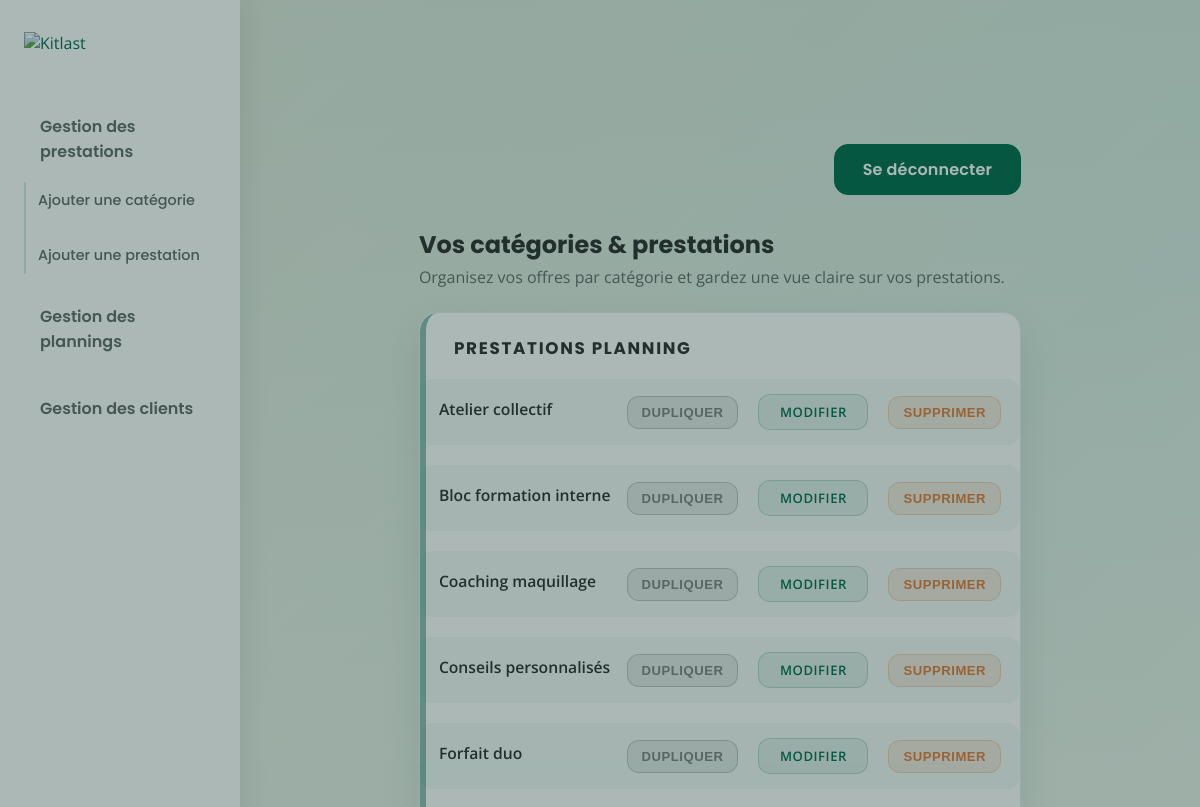
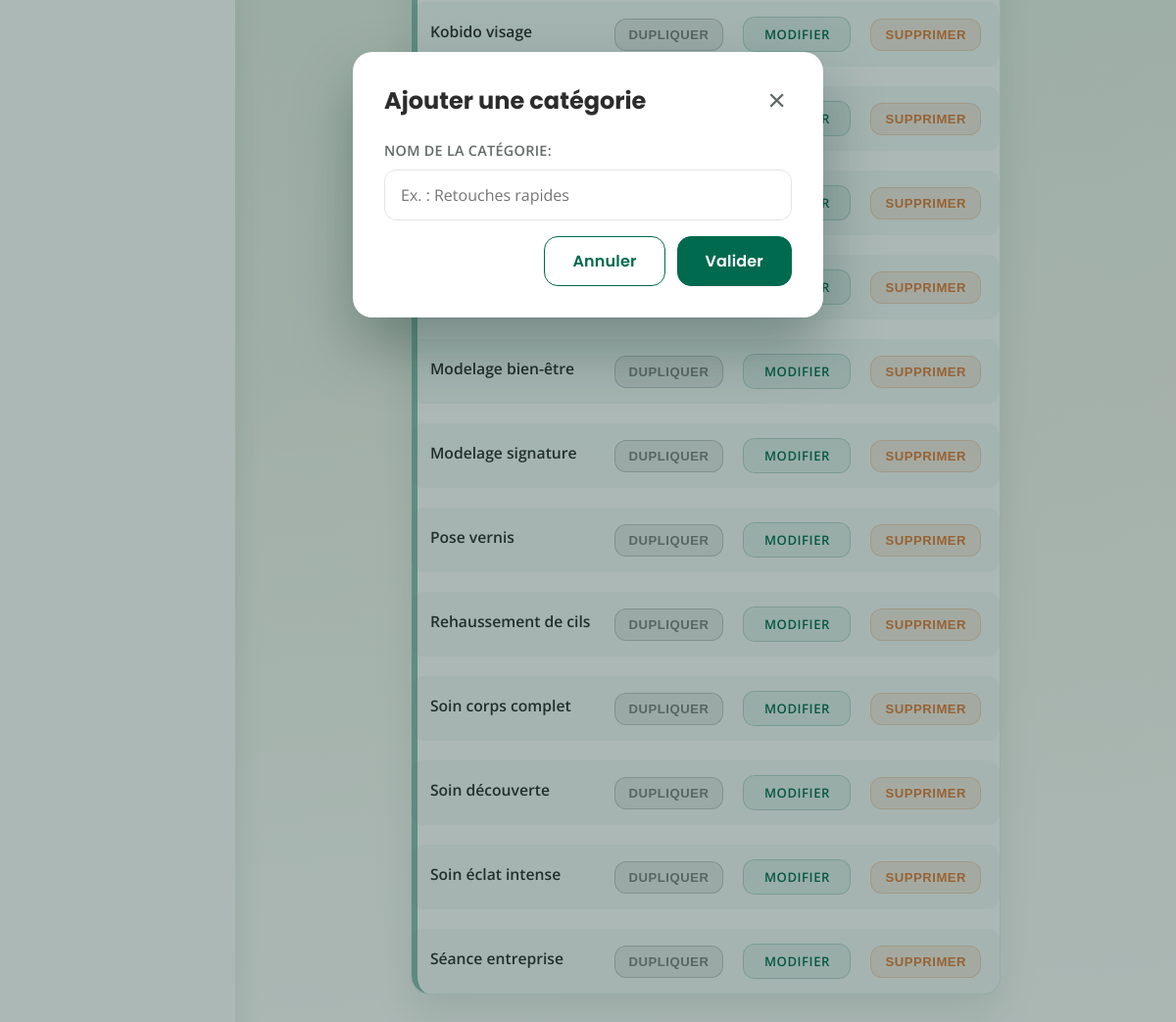
Page /?section=services&show=category-form (signed in) on the committed database (2 pictures, top to bottom).
### accounts/models.py (models this page shows, shortened)
class Category(models.Model):
    name = models.CharField(max_length=100, unique=True)
    created_at = models.DateTimeField(auto_now_add=True)
    class Meta:
        ordering = ["name"]
    def __str__(self) -> str:
        return str(self.name)

class Service(models.Model):
    category = models.ForeignKey(
        Category, on_delete=models.CASCADE, related_name="services"
    )
    name = models.CharField(max_length=100)
    description = models.TextField(blank=True)
    price = models.DecimalField(max_digits=8, decimal_places=2, null=True, blank=True)
    duration_minutes = models.PositiveIntegerField(null=True, blank=True)
    created_at = models.DateTimeField(auto_now_add=True)
    created_by = models.ForeignKey(
        settings.AUTH_USER_MODEL,
        on_delete=models.CASCADE,
        related_name="services_created",
    )
    class Meta:
        ordering = ["name"]

### accounts/views.py (the view)
# urls.py: path("", views.dashboard, name="dashboard"),
@login_required
def dashboard(request):
    state = _initialize_dashboard_state(request)
    if request.method == "POST":
        response = _dispatch_dashboard_action(request, state)
        if response:
            return response
    context = _build_dashboard_context(request, state)
    return render(request, "accounts/dashboard.html", context)

### accounts/forms.py (shortened to what this page needs)
class CategoryForm(forms.ModelForm):
    class Meta:
        model = Category
        fields = ["name"]
        labels = {"name": "Nom de la catégorie"}
        widgets = {
            "name": forms.TextInput(
                attrs={
                    "placeholder": "Ex. : Retouches rapides",
                    "maxlength": 100,
                    "class": "kitlast-input",
                }
            )
        }

class ServiceForm(forms.ModelForm):
    class Meta:
        model = Service
        fields = ["name", "category", "price", "duration_minutes"]
        labels = {
            "name": "Nom de la prestation",
            "category": "Catégorie",
            "price": "Tarif (€)",
            "duration_minutes": "Durée (minutes)",
        }
        widgets = {
            "name": forms.TextInput(
                attrs={
                    "placeholder": "Ex. : Pose de bouton",
                    "maxlength": 100,
                    "class": "kitlast-input",
                }
            ),
            "category": forms.Select(attrs={"class": "kitlast-input"}),
            "price": forms.NumberInput(
                attrs={
                    "placeholder": "Ex. : 45",
                    "min": "0",
                    "step": "0.5",
                    "class": "kitlast-input",
                }
            ),
            "duration_minutes": forms.NumberInput(
                attrs={
                    "placeholder": "Ex. : 60",
                    "min": "0",
                    "step": "15",
                    "class": "kitlast-input",
                }
            ),
        }

### accounts/planning.py (called while the page is built)
def _to_minutes(value: str | datetime) -> int:
    if isinstance(value, datetime):
        return value.hour * 60 + value.minute
    hour, minute = map(int, value.split(":"))
    return hour * 60 + minute

def _compute_block(
    start_time: str | datetime, end_time: str | datetime
) -> dict[str, float]:
    start_minutes = _to_minutes(start_time)
    end_minutes = _to_minutes(end_time)
    top = max(start_minutes - 8 * 60, 0)
    duration = max(end_minutes - start_minutes, 30)
    return {
        "top_pct": (top / TOTAL_PLANNER_SPAN_MINUTES) * 100,
        "height_pct": (duration / TOTAL_PLANNER_SPAN_MINUTES) * 100,
    }

def _format_time_range(start_time: datetime, end_time: datetime) -> str:
    return f"{start_time.strftime('%H:%M')} – {end_time.strftime('%H:%M')}"

### templates/accounts/dashboard.html (shortened to what this page needs)
{% extends "base.html" %}
{% load static %}
{% block head %}
<link rel="stylesheet" href="{% static 'css/dashboard.css' %}">
{% endblock %}
{% block content %}
<div class="kitlast-dashboard-layout">
  <aside class="kitlast-dashboard-sidebar">
    <div class="kitlast-dashboard-sidebar__logo">
      <a href="{% url 'dashboard' %}?section=overview" data-section-target="overview">
        <img src="https://kitlast.com/wp-content/uploads/2025/08/kitlast-200-x-100-px.svg" alt="Kitlast" />
      </a>
    </div>
    <nav class="kitlast-dashboard-sidebar__nav" aria-label="Menu du tableau de bord">
      <ul>
        <li>
          <button type="button" class="kitlast-dashboard-sidebar__toggle" data-section-target="services"
            aria-expanded="{% if section == 'services' %}true{% else %}false{% endif %}"
            aria-controls="services-subnav">Gestion des prestations</button>
          <ul id="services-subnav" class="kitlast-dashboard-sidebar__subnav" {% if section != 'services' %} hidden{% endif %}>
            <li><a href="{% url 'dashboard' %}?section=services&show=category-form" data-action="show-category-form"
                data-modal-instant="true">Ajouter une catégorie</a></li>
            <li><a href="{% url 'dashboard' %}?section=services&show=service-form" data-action="show-service-form"
                data-modal-instant="true">Ajouter une prestation</a></li>
          </ul>
        </li>
        <li><a href="{% url 'dashboard' %}?section=planning" data-section-target="planning">Gestion des plannings</a>
        </li>
        <li><a href="{% url 'dashboard' %}?section=clients" data-section-target="clients">Gestion des clients</a></li>
      </ul>
    </nav>
  </aside>
  <section class="kitlast-dashboard-area">
    <div class="kitlast-dashboard">
      <div class="kitlast-dashboard__topbar">
        <form method="post" action="{% url 'logout' %}" class="kitlast-form-inline">
          <button type="submit" class="kitlast-button">Se déconnecter</button>
        </form>
      </div>
      <div class="kitlast-dashboard-content" data-active-section="{{ section }}"
        data-show-category="{{ show_category_form|yesno:'true,false' }}"
        data-show-service="{{ show_service_form|yesno:'true,false' }}"
        data-week-offset="{{ week_offset }}">
        {% include "accounts/dashboard_services.html" %}
      </div>
    </div>
  </section>
</div>
{% endblock %}

### templates/accounts/dashboard_services.html (shortened to what this page needs)
{% load modal_tags %}
<section class="kitlast-content-section{% if section == 'services' %} is-active{% endif %}"
  data-section="services">
  <header class="kitlast-section-header">
    <div>
      <h2>Vos catégories & prestations</h2>
      <p class="kitlast-section-header__text">Organisez vos offres par catégorie et gardez une vue claire sur vos prestations.</p>
    </div>
  </header>
  <div class="kitlast-category-board">
    {% if categories %}
      <ul>
        {% for category in categories %}
          <li class="kitlast-category-card">
            <header class="kitlast-category-card__header">
              <h3>{{ category.name|upper }}</h3>
            </header>
            <ul class="kitlast-service-lines">
              {% if category.services.all %}
                {% for service in category.services.all %}
                  <li class="kitlast-service-line">
                    <div class="kitlast-service-line__info">
                      <span class="kitlast-service-line__name">{{ service.name }}</span>
                    </div>
                    <div class="kitlast-service-line__actions">
                      <button type="button" class="kitlast-service-line__action kitlast-service-line__action--muted">Dupliquer</button>
                      <a href="{% url 'dashboard' %}?section=services&show=service-form&service_id={{ service.id }}" class="kitlast-service-line__action">Modifier</a>
                      <form method="post" action="{% url 'dashboard' %}?section=services" class="kitlast-service-line__form" onsubmit="return confirm('Supprimer cette prestation ?');">
                        <button type="submit" class="kitlast-service-line__action kitlast-service-line__action--danger">Supprimer</button>
                      </form>
                    </div>
                  </li>
                {% endfor %}
              {% else %}
                <li class="kitlast-service-line kitlast-service-line--empty">Aucune prestation pour cette catégorie.</li>
              {% endif %}
            </ul>
          </li>
        {% endfor %}
      </ul>
    {% else %}
      <p class="kitlast-empty">Aucune catégorie pour le moment. Ajoutez votre première catégorie pour structurer vos prestations.</p>
    {% endif %}
  </div>
</section>
{% render_modal modal_data_attr='data-category-modal' modal_title='Ajouter une catégorie' modal_title_id='category-modal-title' modal_body_template='accounts/components/modal_category_form.html' modal_should_show=show_category_modal %}

### static/css/global.css (style rules this page uses)
:root { --brand: #006A4E; --brand-600: #005A42; --brand-300: #338771; --secondary: #3B6F72; --accent: #E07B39; --text: #2C2C2C; --muted: #626A68; --bg-soft: #F5F0E6; --surface: #FFFFFF; --surface-alt: #FAF7F1; --border: #E3E7E4; }
body { font-family: 'Open Sans', sans-serif; background: linear-gradient(135deg, var(--bg-soft) 0%, #E6F4EF 45%, #FFFFFF 100%); color: var(--text); margin: 0; }
h1, h2 { font-family: 'Poppins', sans-serif; margin: 0; }
a { color: var(--brand); text-decoration: none; transition: color 0.18s ease; }
.kitlast-field label { font-weight: 600; font-size: 0.9rem; letter-spacing: 0.02em; color: var(--muted); text-transform: uppercase; }
.kitlast-field input, .kitlast-field select, .kitlast-field textarea, .kitlast-input { width: 100%; border: 1px solid var(--border); border-radius: 12px; padding: 14px 16px; font-size: 1rem; transition: border-color 0.18s ease, box-shadow 0.18s ease; font-family: 'Open Sans', sans-serif; background: #fff; }
.kitlast-button { background: var(--brand); border: 1px solid var(--brand); border-radius: 14px; color: #fff; cursor: pointer; font-family: 'Poppins', sans-serif; font-size: 1rem; font-weight: 600; letter-spacing: 0.01em; padding: 12px 28px; transition: background 0.18s ease, box-shadow 0.18s ease, transform 0.18s ease; }

### rows in the picture
Category: name "PRESTATIONS PLANNING"
Service: name "Atelier collectif"
Service: name "Bloc formation interne"
Service: name "Coaching maquillage"
Service: name "Conseils personnalisés"
Service: name "Forfait duo"
Service: name "Kobido visage"
Service: name "Modelage bien-être"
Service: name "Modelage signature"
Service: name "Pose vernis"
Service: name "Rehaussement de cils"
Service: name "Soin corps complet"
Service: name "Soin découverte"
Service: name "Soin éclat intense"
Service: name "Séance entreprise"

### other values in the picture
{{ modal_title }} "Ajouter une catégorie"
{{ category_form.name.label_tag }} "NOM DE LA CATÉGORIE:"
